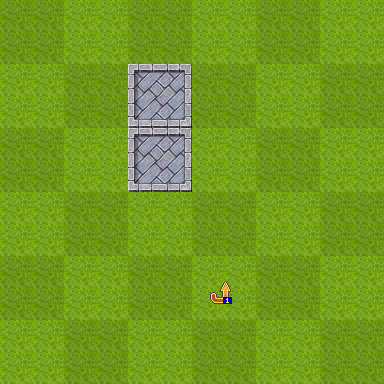

This game map was drawn from its Tiled (.tmx) file and the tilesets committed beside it. A one-line description and the trimmed map source follow:
An orthogonal 24x24 tile map with 16x16 px tiles, 4 tile layers (background, (helper: do not export!), foreground, entities), 10 tilesets.

<map version="1.0" orientation="orthogonal" width="24" height="24" tilewidth="16" tileheight="16">
 <properties>
  <property name="subdivision" value="4" />
 </properties>
 <tileset firstgid="1" name="entities" tilewidth="24" tileheight="24">
  <image source="entities.png" width="408" height="24" />
 </tileset>
 <tileset firstgid="18" name="TileA1" tilewidth="16" tileheight="16">
  <image source="../client/img/map/TileA1.png" width="512" height="384" />
 </tileset>
 <tileset firstgid="786" name="TileA2" tilewidth="16" tileheight="16">
  <image source="../client/img/map/TileA2.png" width="512" height="384" />
 </tileset>
 <tileset firstgid="1554" name="TileA3" tilewidth="16" tileheight="16">
  <image source="../client/img/map/TileA3.png" width="512" height="256" />
 </tileset>
 <tileset firstgid="2066" name="TileA4" tilewidth="16" tileheight="16">
  <image source="../client/img/map/TileA4.png" width="512" height="480" />
 </tileset>
 <tileset firstgid="3026" name="TileA5" tilewidth="16" tileheight="16">
  <image source="../client/img/map/TileA5.png" width="256" height="512" />
 </tileset>
 <tileset firstgid="3538" name="TileB" tilewidth="16" tileheight="16">
  <image source="../client/img/map/TileB.png" width="512" height="512" />
 </tileset>
 <tileset firstgid="4562" name="TileC" tilewidth="16" tileheight="16">
  <image source="../client/img/map/TileC.png" width="512" height="512" />
 </tileset>
 <tileset firstgid="5586" name="TileD" tilewidth="16" tileheight="16">
  <image source="../client/img/map/TileD.png" width="512" height="512" />
 </tileset>
 <tileset firstgid="6610" name="TileE" tilewidth="16" tileheight="16">
  <image source="../client/img/map/TileE.png" width="512" height="512" />
 </tileset>
 <layer name="background" width="24" height="24">
  <data>[576 cells, 576 non-empty, 24 distinct tile ids]</data>
 </layer>
 <layer name="(helper: do not export!)" width="24" height="24" opacity="0.09">
  <data>[576 cells, 288 non-empty, 4 distinct tile ids]</data>
 </layer>
 <layer name="foreground" width="24" height="24">
  <data>[576 cells, 32 non-empty, 16 distinct tile ids]</data>
 </layer>
 <layer name="entities" width="24" height="24">
  <data>[576 cells, 1 non-empty, 1 distinct tile ids]</data>
 </layer>
</map>
